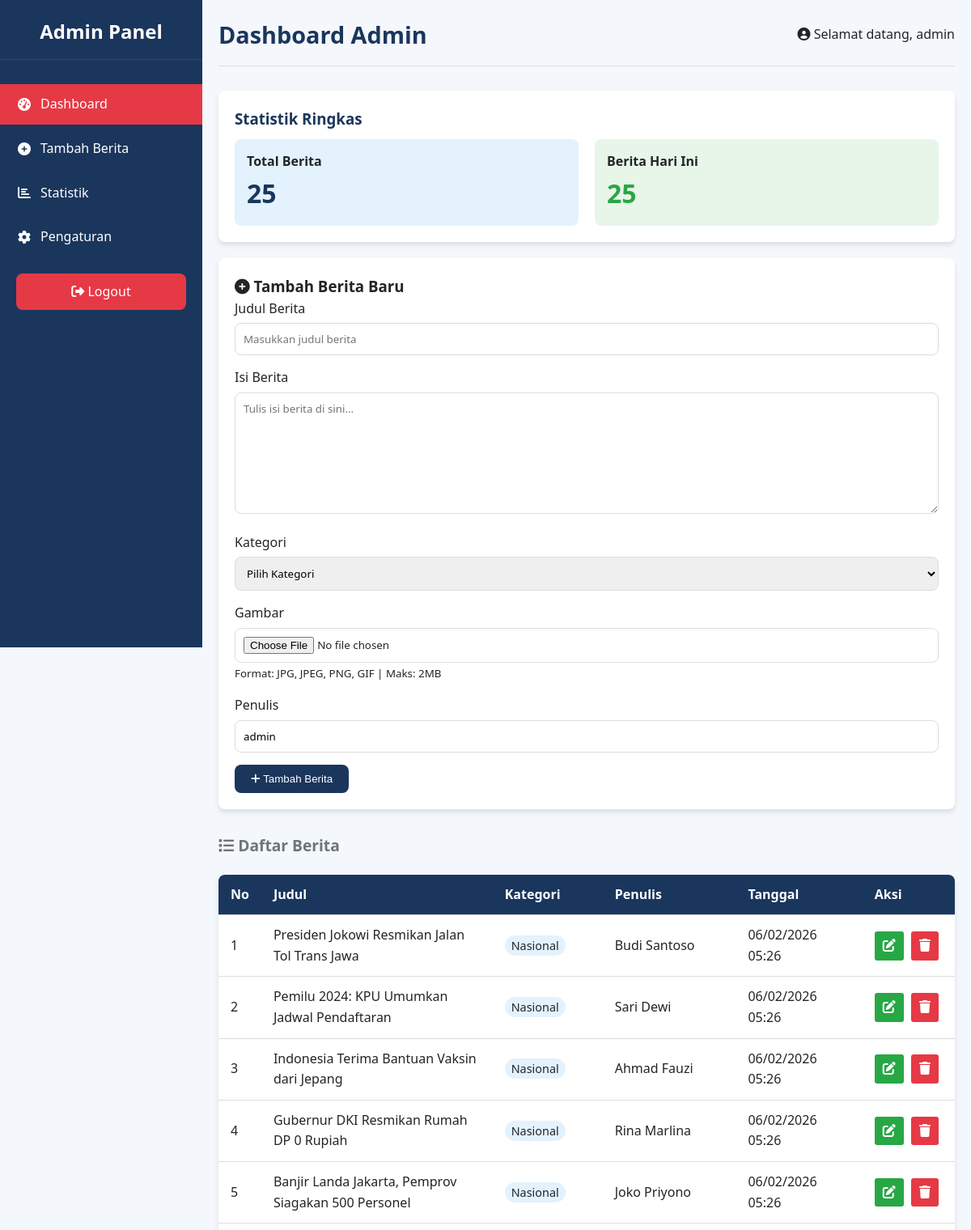
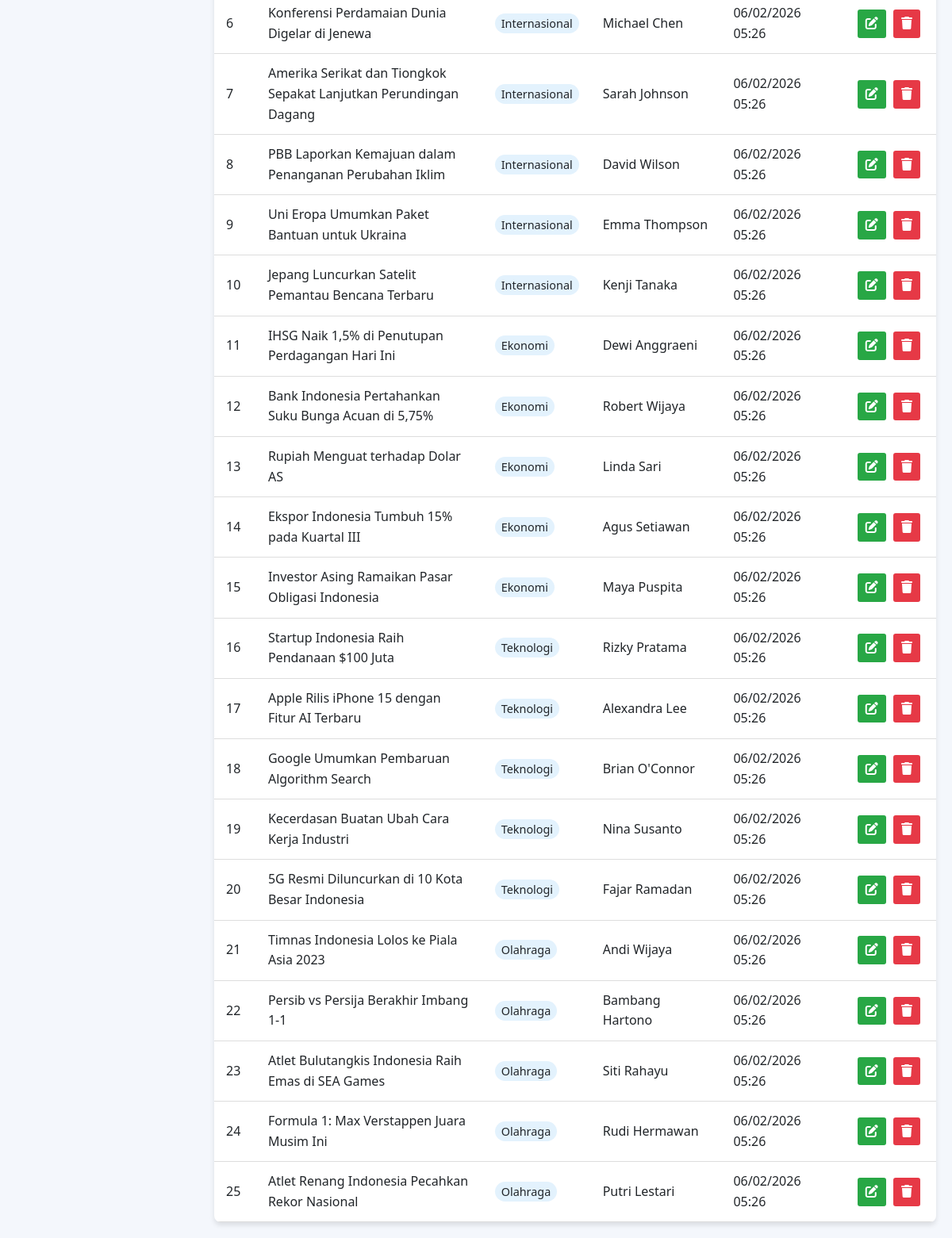
The page /admin.php (signed in) on the database its author committed (2 pictures, top to bottom).
### tables this page shows
CREATE TABLE berita (
    id INT(11) PRIMARY KEY AUTO_INCREMENT,
    judul VARCHAR(255) NOT NULL,
    isi TEXT NOT NULL,
    kategori ENUM('nasional', 'internasional', 'ekonomi', 'teknologi', 'olahraga') NOT NULL,
    gambar VARCHAR(255) NOT NULL,
    penulis VARCHAR(100) NOT NULL,
    tanggal_publish DATETIME DEFAULT CURRENT_TIMESTAMP
);

### admin.php (the view, shortened to what this page needs)
<?php
include 'config.php';
$query = "SELECT * FROM berita ORDER BY tanggal_publish DESC";
$result = mysqli_query($koneksi, $query);
$berita = mysqli_fetch_all($result, MYSQLI_ASSOC);
?>
<!DOCTYPE html>
<html lang="id">
<head>
    <link rel="stylesheet" href="https://cdnjs.cloudflare.com/ajax/libs/font-awesome/6.4.0/css/all.min.css">
</head>
<body>
    <div class="admin-container">
        <div class="admin-sidebar">
            <h2>Admin Panel</h2>
            <ul class="admin-menu">
                <li><a href="admin.php" class="active"><i class="fas fa-tachometer-alt"></i> Dashboard</a></li>
                <li><a href="admin.php#tambah-berita"><i class="fas fa-plus-circle"></i> Tambah Berita</a></li>
                <li><a href="statistik.php"><i class="fas fa-chart-bar"></i> Statistik</a></li>
                <li><a href="pengaturan.php"><i class="fas fa-cog"></i> Pengaturan</a></li>
            </ul>
            <div class="logout-btn">
                <a href="logout.php"><i class="fas fa-sign-out-alt"></i> Logout</a>
            </div>
        </div>
        <div class="admin-main">
            <div class="admin-header">
                <h1 class="admin-title">Dashboard Admin</h1>
                <div class="welcome-msg">
                    <i class="fas fa-user-circle"></i> Selamat datang, <?php echo $_SESSION['admin_username'] ?? 'Admin'; ?>
                </div>
            </div>
            <div class="info-box">
                <h3>Statistik Ringkas</h3>
                <div style="display: grid; grid-template-columns: repeat(auto-fit, minmax(200px, 1fr)); gap: 20px;">
                    <?php
                    $total_berita = mysqli_query($koneksi, "SELECT COUNT(*) as total FROM berita");
                    $total_berita = mysqli_fetch_assoc($total_berita)['total'];
                    $berita_hari_ini = mysqli_query($koneksi, "SELECT COUNT(*) as total FROM berita WHERE DATE(tanggal_publish) = CURDATE()");
                    $berita_hari_ini = mysqli_fetch_assoc($berita_hari_ini)['total'];
                    ?>
                    <div style="background-color: #e3f2fd; padding: 15px; border-radius: var(--radius);">
                        <h4>Total Berita</h4>
                        <p style="font-size: 2rem; font-weight: bold; color: var(--primary-color);"><?php echo $total_berita; ?></p>
                    </div>
                    <div style="background-color: #e8f5e9; padding: 15px; border-radius: var(--radius);">
                        <h4>Berita Hari Ini</h4>
                        <p style="font-size: 2rem; font-weight: bold; color: #28a745;"><?php echo $berita_hari_ini; ?></p>
                    </div>
                </div>
            </div>
            <div class="admin-form" id="tambah-berita">
                <h3><i class="fas fa-plus-circle"></i> Tambah Berita Baru</h3>
                <form method="POST" enctype="multipart/form-data">
                    <div class="form-group">
                        <label for="judul">Judul Berita</label>
                        <input type="text" id="judul" name="judul" class="form-control" required placeholder="Masukkan judul berita">
                    </div>
                    <div class="form-group">
                        <label for="isi">Isi Berita</label>
                        <textarea id="isi" name="isi" class="form-control" required placeholder="Tulis isi berita di sini..."></textarea>
                    </div>
                    <div class="form-group">
                        <label for="kategori">Kategori</label>
                        <select id="kategori" name="kategori" class="form-control" required>
                            <option value="">Pilih Kategori</option>
                        </select>
                    </div>
                    <div class="form-group">
                        <label for="gambar">Gambar</label>
                        <input type="file" id="gambar" name="gambar" class="form-control" required accept="image/*">
                        <small class="text-muted">Format: JPG, JPEG, PNG, GIF | Maks: 2MB</small>
                    </div>
                    <div class="form-group">
                        <label for="penulis">Penulis</label>
                        <input type="text" id="penulis" name="penulis" class="form-control" required value="<?php echo $_SESSION['admin_username'] ?? ''; ?>" placeholder="Nama penulis">
                    </div>
                    <button type="submit" name="tambah_berita" class="btn">
                        <i class="fas fa-plus"></i> Tambah Berita
                    </button>
                </form>
            </div>
            <h3 class="admin-subtitle"><i class="fas fa-list"></i> Daftar Berita</h3>
            <table class="admin-table">
                <thead>
                    <tr>
                        <th>No</th>
                        <th>Judul</th>
                        <th>Kategori</th>
                        <th>Penulis</th>
                        <th>Tanggal</th>
                        <th>Aksi</th>
                    </tr>
                </thead>
                <tbody>
                    <?php if (count($berita) > 0): ?>
                        <?php foreach ($berita as $index => $item): ?>
                        <tr>
                            <td><?php echo $index + 1; ?></td>
                            <td style="max-width: 300px; word-wrap: break-word;"><?php echo htmlspecialchars($item['judul']); ?></td>
                            <td><span style="background-color: #e3f2fd; padding: 3px 8px; border-radius: 20px; font-size: 0.9rem;"><?php echo ucfirst($item['kategori']); ?></span></td>
                            <td><?php echo htmlspecialchars($item['penulis']); ?></td>
                            <td><?php echo date('d/m/Y H:i', strtotime($item['tanggal_publish'])); ?></td>
                            <td class="action-buttons">
                                <a href="edit_berita.php?id=<?php echo $item['id']; ?>" class="btn edit-btn" title="Edit">
                                    <i class="fas fa-edit"></i>
                                </a>
                                <a href="admin.php?hapus=<?php echo $item['id']; ?>" class="btn delete-btn"
                                   onclick="return confirm('Yakin ingin menghapus berita ini?')" title="Hapus">
                                    <i class="fas fa-trash"></i>
                                </a>
                            </td>
                        </tr>
                        <?php endforeach; ?>
                    <?php endif; ?>
                </tbody>
            </table>
        </div>
    </div>
</body>
</html>

### admin.php (style rules this page uses)
:root { --primary-color: #1a365d; --secondary-color: #2a4a7f; --accent-color: #e63946; --light-color: #f8f9fa; --dark-color: #212529; --gray-color: #6c757d; --transition: all 0.3s ease; --shadow: 0 4px 6px rgba(0, 0, 0, 0.1); --radius: 8px; }
* { margin: 0; padding: 0; box-sizing: border-box; }
body { font-family: 'Segoe UI', Tahoma, Geneva, Verdana, sans-serif; line-height: 1.6; color: var(--dark-color); background-color: #f4f7fc; }
.admin-container { display: flex; min-height: 100vh; }
.admin-sidebar { width: 250px; background-color: var(--primary-color); color: white; padding: 20px 0; position: fixed; height: 100vh; overflow-y: auto; }
.admin-sidebar h2 { text-align: center; margin-bottom: 30px; padding-bottom: 15px; border-bottom: 1px solid rgba(255, 255, 255, 0.1); }
.admin-menu { list-style: none; }
.admin-menu li { margin-bottom: 5px; }
.admin-menu a { display: block; padding: 12px 20px; color: white; text-decoration: none; transition: var(--transition); display: flex; align-items: center; }
.admin-menu a i { margin-right: 10px; width: 20px; text-align: center; }
.admin-menu a.active { background-color: var(--accent-color); }
.logout-btn { margin-top: 20px; text-align: center; padding: 0 20px; }
.logout-btn a { display: inline-block; padding: 10px 20px; background-color: var(--accent-color); color: white; border-radius: var(--radius); text-decoration: none; transition: var(--transition); width: 100%; }
.admin-main { flex: 1; padding: 20px; margin-left: 250px; }
.admin-header { display: flex; justify-content: space-between; align-items: center; margin-bottom: 30px; padding-bottom: 15px; border-bottom: 1px solid #ddd; }
.admin-title { font-size: 1.8rem; color: var(--primary-color); }
.admin-subtitle { font-size: 1.2rem; color: var(--gray-color); margin-bottom: 20px; }
.admin-form { background-color: white; padding: 20px; border-radius: var(--radius); box-shadow: var(--shadow); margin-bottom: 30px; }
.form-group { margin-bottom: 15px; }
.form-group label { display: block; margin-bottom: 5px; font-weight: 500; }
.form-control { width: 100%; padding: 10px; border: 1px solid #ddd; border-radius: var(--radius); font-family: inherit; }
textarea.form-control { min-height: 150px; resize: vertical; }
.btn { padding: 10px 20px; background-color: var(--primary-color); color: white; border: none; border-radius: var(--radius); cursor: pointer; transition: var(--transition); text-decoration: none; display: inline-block; }
.admin-table { width: 100%; border-collapse: collapse; background-color: white; border-radius: var(--radius); overflow: hidden; box-shadow: var(--shadow); }
.admin-table th, .admin-table td { padding: 12px 15px; text-align: left; border-bottom: 1px solid #ddd; }
.admin-table th { background-color: var(--primary-color); color: white; }
.action-buttons { white-space: nowrap; }
.action-buttons a { display: inline-block; padding: 5px 10px; margin-right: 5px; border-radius: 3px; color: white; text-decoration: none; }
.edit-btn { background-color: #28a745; }
.delete-btn { background-color: var(--accent-color); }
.info-box { background-color: white; padding: 20px; border-radius: var(--radius); box-shadow: var(--shadow); margin-bottom: 20px; }
.info-box h3 { margin-bottom: 10px; color: var(--primary-color); }

### rows shown on the page
berita: judul "Presiden Jokowi Resmikan Jalan Tol Trans Jawa", kategori "Nasional", penulis "Budi Santoso", tanggal_publish "06/02/2026 05:26"
berita: judul "Pemilu 2024: KPU Umumkan Jadwal Pendaftaran", kategori "Nasional", penulis "Sari Dewi", tanggal_publish "06/02/2026 05:26"
berita: judul "Indonesia Terima Bantuan Vaksin dari Jepang", kategori "Nasional", penulis "Ahmad Fauzi", tanggal_publish "06/02/2026 05:26"
berita: judul "Gubernur DKI Resmikan Rumah DP 0 Rupiah", kategori "Nasional", penulis "Rina Marlina", tanggal_publish "06/02/2026 05:26"
berita: judul "Banjir Landa Jakarta, Pemprov Siagakan 500 Personel", kategori "Nasional", penulis "Joko Priyono", tanggal_publish "06/02/2026 05:26"
berita: judul "Konferensi Perdamaian Dunia Digelar di Jenewa", kategori "Internasional", penulis "Michael Chen", tanggal_publish "06/02/2026 05:26"
berita: judul "Amerika Serikat dan Tiongkok Sepakat Lanjutkan Perundingan Dagang", kategori "Internasional", penulis "Sarah Johnson", tanggal_publish "06/02/2026 05:26"
berita: judul "PBB Laporkan Kemajuan dalam Penanganan Perubahan Iklim", kategori "Internasional", penulis "David Wilson", tanggal_publish "06/02/2026 05:26"
berita: judul "Uni Eropa Umumkan Paket Bantuan untuk Ukraina", kategori "Internasional", penulis "Emma Thompson", tanggal_publish "06/02/2026 05:26"
berita: judul "Jepang Luncurkan Satelit Pemantau Bencana Terbaru", kategori "Internasional", penulis "Kenji Tanaka", tanggal_publish "06/02/2026 05:26"
berita: judul "IHSG Naik 1,5% di Penutupan Perdagangan Hari Ini", kategori "Ekonomi", penulis "Dewi Anggraeni", tanggal_publish "06/02/2026 05:26"
berita: judul "Bank Indonesia Pertahankan Suku Bunga Acuan di 5,75%", kategori "Ekonomi", penulis "Robert Wijaya", tanggal_publish "06/02/2026 05:26"
berita: judul "Rupiah Menguat terhadap Dolar AS", kategori "Ekonomi", penulis "Linda Sari", tanggal_publish "06/02/2026 05:26"
berita: judul "Ekspor Indonesia Tumbuh 15% pada Kuartal III", kategori "Ekonomi", penulis "Agus Setiawan", tanggal_publish "06/02/2026 05:26"
berita: judul "Investor Asing Ramaikan Pasar Obligasi Indonesia", kategori "Ekonomi", penulis "Maya Puspita", tanggal_publish "06/02/2026 05:26"
berita: judul "Startup Indonesia Raih Pendanaan $100 Juta", kategori "Teknologi", penulis "Rizky Pratama", tanggal_publish "06/02/2026 05:26"
berita: judul "Apple Rilis iPhone 15 dengan Fitur AI Terbaru", kategori "Teknologi", penulis "Alexandra Lee", tanggal_publish "06/02/2026 05:26"
berita: judul "Google Umumkan Pembaruan Algorithm Search", kategori "Teknologi", penulis "Brian O'Connor", tanggal_publish "06/02/2026 05:26"
berita: judul "Kecerdasan Buatan Ubah Cara Kerja Industri", kategori "Teknologi", penulis "Nina Susanto", tanggal_publish "06/02/2026 05:26"
berita: judul "5G Resmi Diluncurkan di 10 Kota Besar Indonesia", kategori "Teknologi", penulis "Fajar Ramadan", tanggal_publish "06/02/2026 05:26"
berita: judul "Timnas Indonesia Lolos ke Piala Asia 2023", kategori "Olahraga", penulis "Andi Wijaya", tanggal_publish "06/02/2026 05:26"
berita: judul "Persib vs Persija Berakhir Imbang 1-1", kategori "Olahraga", penulis "Bambang Hartono", tanggal_publish "06/02/2026 05:26"
berita: judul "Atlet Bulutangkis Indonesia Raih Emas di SEA Games", kategori "Olahraga", penulis "Siti Rahayu", tanggal_publish "06/02/2026 05:26"
berita: judul "Formula 1: Max Verstappen Juara Musim Ini", kategori "Olahraga", penulis "Rudi Hermawan", tanggal_publish "06/02/2026 05:26"
berita: judul "Atlet Renang Indonesia Pecahkan Rekor Nasional", kategori "Olahraga", penulis "Putri Lestari", tanggal_publish "06/02/2026 05:26"

### other values the page prints
$_SESSION['admin_username'] "admin"
$total_berita "25"
$berita_hari_ini "25"
